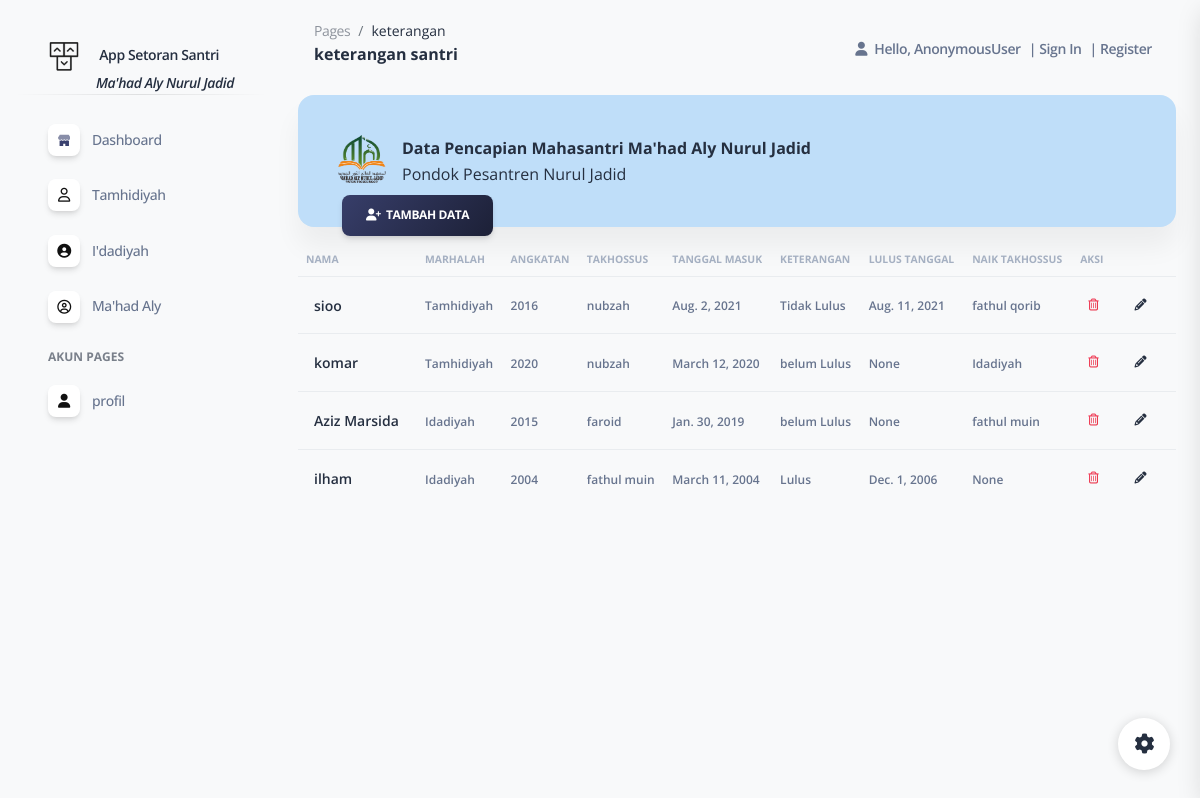
/ketsantri, run on the app's committed database.
### appstor/models.py (models this page shows, shortened)
class Ket(models.Model):
    marhalah={
        ('Tamhidiyah','Tamhidiyah'),
        ('Idadiyah','Idadiyah'),
        ('Mahad Aly','Mahad Aly'),
     }
    ket={
        ('Lulus','Lulus'),
        ('Tidak Lulus','Tidak Lulus'),
        ('belum Lulus','belum Lulus'),
     }
    jns={
        ('Tamhidiyah','Tamhidiyah'),
        ('Idadiyah','Idadiyah'),
        ('Mahad Aly','Mahad Aly'),
        ('nubzah','nubzah'),
        ('fathul qorib','fathul qorib'),
        ('fathul muin','fathul muin'),
        ('faroid','faroid'),
        ('arudl','arudl'),
        ('mantiq','mantiq'),
        ('balaghoh','balaghoh'),
        ('qowaid fiqh','qowaid fiqh'),
        ('usul fiqh','usul fiqh'),
     }
    nama = models.ForeignKey(Santri, null=True, on_delete=models.SET_NULL)
    marhalah = models.CharField(choices=marhalah, max_length=30, blank=True, null=True)
    angkatan = models.CharField( max_length=10, blank=True, null=True)
    takhossus = models.CharField(choices=jns, max_length=200, blank=True, null=True)
    tanggal_masuk = models.DateField( max_length=200, blank=True, null=True)
    keterangan = models.CharField(choices=ket, max_length=30, blank=True, null=True)
    lulus_tanggal = models.DateField( max_length=200, blank=True, null=True)
    naik_takhossus = models.CharField(choices=jns, max_length=30, blank=True, null=True)

class Santri(models.Model):
    jenis={
        ('laki-laki','laki-laki'),
        ('perempuan','perempuan')
     }
    statusp={
        ('siswa','siswa'),
        ('mahasiswa','mahasiswa'),
        ('salaf','salaf')
     }
    marhalah={
        ('Tamhidiyah','Tamhidiyah'),
        ('Idadiyah','Idadiyah'),
        ('Mahad Aly','Mahad Aly'),
     }
    jns={
        ('nubzah','nubzah'),
        ('fathul qorib','fathul qorib'),
        ('fathul muin','fathul muin'),
        ('faroid','faroid'),
        ('arudl','arudl'),
        ('mantiq','mantiq'),
        ('balaghoh','balaghoh'),
        ('qowaid fiqh','qowaid fiqh'),
        ('usul fiqh','usul fiqh'),
     }
    nama = models.CharField(max_length=200, blank=False, null=True)
    alamat = models.CharField( max_length=200, blank=True, null=True)
    status = models.CharField(choices=statusp, max_length=200, blank=True, null=True)
    jk = models.CharField(choices=jenis, max_length=20, blank=True, null=True)
    marhalah= models.CharField(choices=marhalah, max_length=30, blank=True, null=True)
    takhossus = models.CharField(choices=jns, max_length=30, blank=True, null=True)
    def __str__(self):
          return '%s' % (self.nama)

### appstor/views.py (the view)
def ketsantri(request):
    list_sn = Ket.objects.order_by('takhossus')
    a = Ket.objects.all()
    context = {
        'judul': 'keterangan santri',
        'menu': 'ket',
        'page': 'keterangan',
        'ket' : a,
        }
    return render(request, 'data/ket.html', context)

### appstor/templates/data/ket.html (shortened to what this page needs)
{% extends "data/main.html" %}
{% block content %}
{% load widget_tweaks %}
{% load static %}
<div class="container-fluid">
    <div class="col-12">
        <div class="card mb-2 " style="background-color:rgb(191, 222, 249);">
            <div
                class="card-header bg-transparent my-3 mx-3 justify-content-end position-relative badge-colors:#ff0000;">
                <div>
                    <img src="{% static 'img/logo mahad aly.png'%}" class="avatar avatar  me-4 position-absolute ">
                </div>
                <div class="mx-6 ">
                    <h6 class="font-weight-bolder my-0 ">Data Pencapian Mahasantri Ma'had Aly Nurul Jadid</h6>
                    <h6 class="font-weight-normal my-0 ">Pondok Pesantren Nurul Jadid</h6>
                </div>
                <div class="position-absolute bg-cover top-  ms-3 mb-2 mt-2 mx-20 ">
                    <div class="row">
                        <a class=" btn bg-gradient-dark mb-0" href="{% url 'tbketsantri' %}"><i
                                class="fa fa-user-plus"></i>&nbsp;&nbsp;tambah data </a>
                    </div>
                </div>
            </div>
        </div>
    </div>
    <div class="card-body px-0 pt-0 pb-2 my-3">
        <div class="table-responsive p-0">
            <table class="table align-items-center justify-content-center mb-0">
                <thead>
                    <tr>
                        <td class="text-uppercase text-secondary text-xxs font-weight-bolder opacity-7 ps-2">
                            Nama</td>
                        <td class="text-uppercase text-secondary text-xxs font-weight-bolder opacity-7 ps-2">
                            marhalah</td>
                        <td class="text-uppercase text-secondary text-xxs font-weight-bolder  opacity-7 me-sm-1 ps-2">
                            angkatan</td>
                        <td class="text-uppercase text-secondary text-xxs font-weight-bolder  opacity-7 me-sm-1 ps-2">
                            takhossus</td>
                        <td class="text-uppercase text-secondary text-xxs font-weight-bolder  opacity-7  ps-2">
                            tanggal masuk</td>
                        <td class="text-uppercase text-secondary text-xxs font-weight-bolder  opacity-7 me-sm-1 ps-2">
                            keterangan</td>
                        <td class="text-uppercase text-secondary text-xxs font-weight-bolder opacity-7 ps-2">
                            lulus tanggal</td>
                        <td class="text-uppercase text-secondary text-xxs font-weight-bolder  opacity-7 me-sm-1 ps-2">
                            naik takhossus</td>
                        <td class="text-uppercase text-secondary text-xxs font-weight-bolder  opacity-7 ps-2">
                            aksi</td>
                    </tr>
                </thead>
                <tbody>
                    {% for datanubzah in ket %}
                    <tr>
                        <td>
                            <div class="d-flex px-2">
                                <div class="my-auto">
                                    <h6 class="mb-0 text-sm"> {{ datanubzah.nama }}</h6>
                                </div>
                            </div>
                        </td>
                        <td>
                            <span class="text-xs font-weight-bold"> {{ datanubzah.marhalah }}</span>
                        </td>
                        <td>
                            <span class="text-xs font-weight-bold"> {{ datanubzah.angkatan }}</span>
                        </td>
                        <td>
                            <span class="text-xs font-weight-bold"> {{ datanubzah.takhossus }}</span>
                        </td>
                        <td>
                            <span class="text-xs font-weight-bold"> {{ datanubzah.tanggal_masuk }}</span>
                        </td>
                        <td>
                            <span class="text-xs font-weight-bold"> {{ datanubzah.keterangan }}</span>
                        </td>
                        <td>
                            <span class="text-xs font-weight-bold"> {{ datanubzah.lulus_tanggal }}</span>
                        </td>
                        <td>
                            <span class="text-xs font-weight-bold"> {{ datanubzah.naik_takhossus }}</span>
                        </td>
                        <td class="align-items-center me-sm-0 ps-0">
                            <a class="btn btn-link text-danger text-gradient px-3 mb-0"
                                href="{% url 'delete_santri' datanubzah.id %}"><i class="far fa-trash-alt me-0 "
                                    aria-hidden="true"> </i></a>
                            <a class="btn btn-link text-dark px-3 mb-0"
                                href="{% url 'update_ketsantri' datanubzah.id %}"><i
                                    class="fas fa-pencil-alt text-dark me-1" aria-hidden="true"></i></a>
                        </td>
                    </tr>
                    </tr>{% endfor %}
                </tbody>
            </table>
        </div>
    </div>
</div>
{% endblock content %}

### data on the page
Ket: nama "sioo", marhalah "Tamhidiyah", angkatan "2016", takhossus "nubzah", tanggal_masuk "Aug. 2, 2021", keterangan "Tidak Lulus", lulus_tanggal "Aug. 11, 2021", naik_takhossus "fathul qorib"
Ket: nama "komar", marhalah "Tamhidiyah", angkatan "2020", takhossus "nubzah", tanggal_masuk "March 12, 2020", keterangan "belum Lulus", lulus_tanggal "None", naik_takhossus "Idadiyah"
Ket: nama "Aziz Marsida", marhalah "Idadiyah", angkatan "2015", takhossus "faroid", tanggal_masuk "Jan. 30, 2019", keterangan "belum Lulus", lulus_tanggal "None", naik_takhossus "fathul muin"
Ket: nama "ilham", marhalah "Idadiyah", angkatan "2004", takhossus "fathul muin", tanggal_masuk "March 11, 2004", keterangan "Lulus", lulus_tanggal "Dec. 1, 2006", naik_takhossus "None"

### other printed values
{{ page }} "keterangan"
{{ judul }} "keterangan santri"
{{ request.user }} "AnonymousUser"
